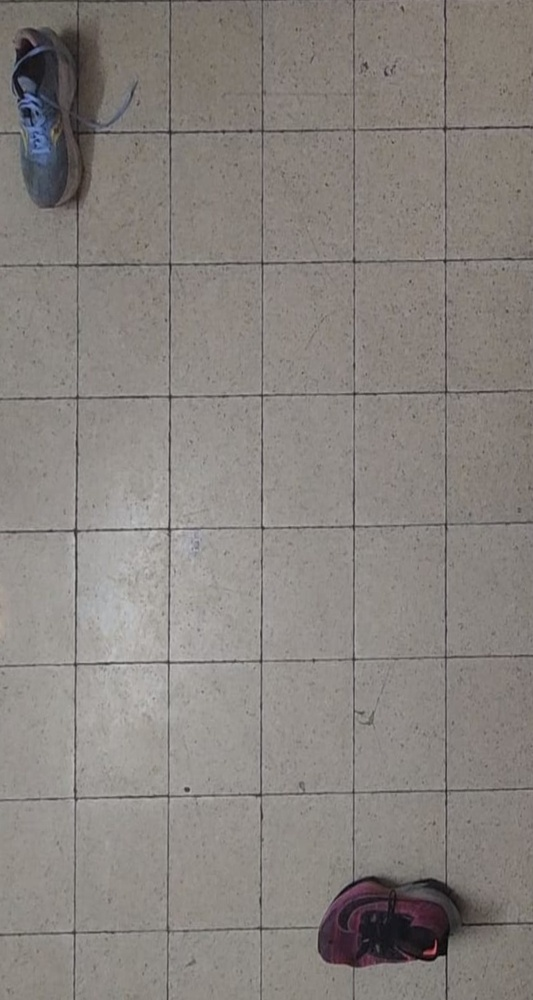
#> input picture Scenes_Final/scene3_collision/a.jpeg, 533 x 1000 px, shrunk from 800 x 1500 before the run; its folder holds 4 pictures in this run
$ python main.py
#> lines starting #> are read from the running program, lines starting #| are printed output that depends on the picture
### ship_detector.py
import os
import cv2
import numpy as np

class ShipDetector:
    def __init__(self, scene_path):
        self.scene_path = scene_path
        self.centers_per_image = {}  # key: filename, value: list of centers (x, y)

    def process_scene(self,action):
#> called with action = 'manual'
        image_files = sorted(f for f in os.listdir(self.scene_path) if f.lower().endswith((".jpg", ".jpeg", ".png")))

        for fname in image_files:
            img_path = os.path.join(self.scene_path, fname)
            img = cv2.imread(img_path)
#> img is the input picture: shape (1000, 533, 3); mean B, G, R 126.5, 130.7, 135.9
            if img is None:
                continue
            if action == "auto":
                self.centers_per_image[fname] = self._auto_detect_objects(img)
            elif action == "manual":
                self.centers_per_image[fname] = self._manual_detect_objects(img, fname)
            else:
                raise ValueError("Invalid action")


    def _manual_detect_objects(self, img, fname):
        centers = []
        # [6 lines left out: function select_point, not called in this run]

        clone = img.copy()
        cv2.namedWindow("Select centers", cv2.WINDOW_NORMAL)
        cv2.imshow("Select centers", img)
        cv2.setMouseCallback("Select centers", select_point)
        cv2.waitKey(0)
        cv2.destroyAllWindows()

        if len(centers) != 2:
            print(f"Warning: Only {len(centers)} points selected in {fname}. Skipping.")
            return []

        return centers


    # [22 lines left out: function _auto_detect_objects, not called in this run]

    def get_centers(self):
        return self.centers_per_image

# [6 lines that do not run on import are left out]

### collision_analyzer.py
import math
import matplotlib.pyplot as plt

ANGLE_THRESHOLD = 8

class CollisionAnalyzer:
    def __init__(self, centers_per_image):
        self.centers_per_image = centers_per_image  # dict: filename -> [(x1, y1), (x2, y2)]
        self.distances = []
        self.angles = []
        self.filenames = []

    def analyze(self):
        for fname in sorted(self.centers_per_image.keys()):
            centers = self.centers_per_image[fname]
            if len(centers) != 2:
                continue

            (x1, y1), (x2, y2) = centers
            dx = x2 - x1
            dy = y2 - y1

            distance = math.sqrt(dx**2 + dy**2)
            angle_rad = math.atan2(dy, dx)
            angle_deg = math.degrees(angle_rad)

            self.distances.append(distance)
            self.angles.append(angle_deg)
            self.filenames.append(fname)

    def plot(self):
        fig, ax = plt.subplots(2, 1, figsize=(10, 6), sharex=True)

        ax[0].plot(self.filenames, self.distances, marker='o')
        ax[0].set_ylabel("Distance")
        ax[0].set_title("Distance between ships over time")

        ax[1].plot(self.filenames, self.angles, marker='o', color='orange')
        ax[1].set_ylabel("Angle (deg)")
        ax[1].set_title("Angle between ships over time")
        ax[1].set_xticks(range(len(self.filenames)))
        ax[1].set_xticklabels(self.filenames, rotation=45, ha='right')

        plt.tight_layout()
        plt.show()

    def is_collision_course(self, angle_threshold=ANGLE_THRESHOLD, min_decreasing_steps=3):
        # angle_threshold in degrees (max allowed variation)
        # min_decreasing_steps: how many steps should distance decrease consecutively

        if len(self.distances) < min_decreasing_steps:
            return False

        angle_variation = max(self.angles) - min(self.angles)
        if angle_variation > angle_threshold:
            return False

        decreasing_count = 0
        for i in range(1, len(self.distances)):
            if self.distances[i] < self.distances[i - 1]:
                decreasing_count += 1
            else:
                decreasing_count = 0
            if decreasing_count >= min_decreasing_steps:
                return True

        return False

### main.py
from ship_detector import ShipDetector
from collision_analyzer import CollisionAnalyzer

detector = ShipDetector("Scenes_Final/scene3_collision")
detector.process_scene("manual")
centers = detector.get_centers()
#> centers = {'a.jpeg': [], 'b.jpeg': [], 'c.jpeg': [], 'd.jpeg': []}

analyzer = CollisionAnalyzer(centers)
#> in __init__, `self.centers_per_image = centers_per_image`: self.centers_per_image has the same summary as centers outside __init__
analyzer.analyze()
#> the loop in analyze, `for fname in sorted(self.centers_per_image.keys()):` made 4 passes
#> fname on passes 1 to 4: 'a.jpeg', 'b.jpeg', 'c.jpeg', 'd.jpeg'
#> after the loop in analyze, `for fname in sorted(self.centers_per_image.keys()):`: self.angles = []
analyzer.plot()
#> in plot, `plt.show()`:
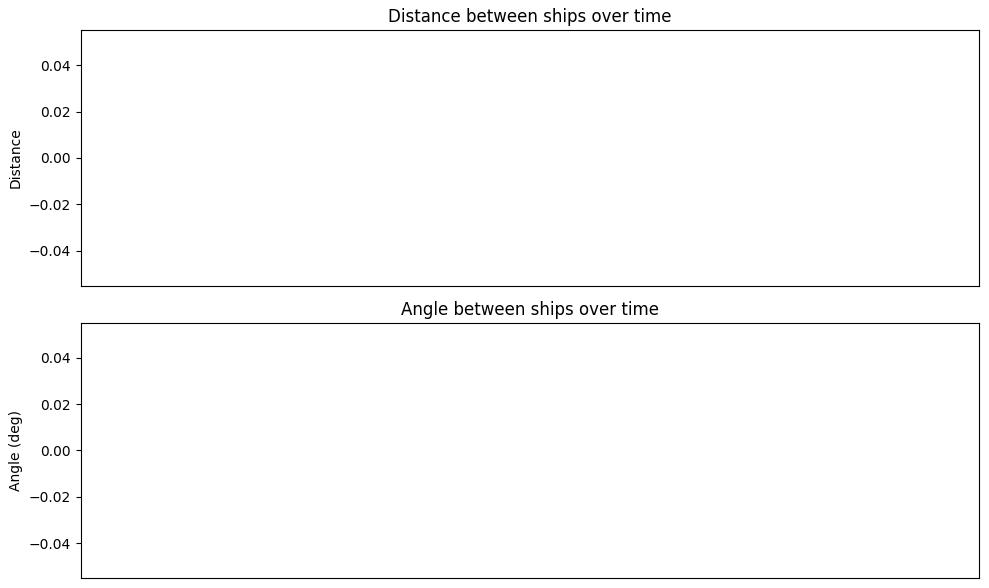
#> figure drawn by matplotlib, 2 panels

if analyzer.is_collision_course():
    print("Change course! Ships are on a collision course!!")
else:
    print("keep course and speed, No collision course detected.")
